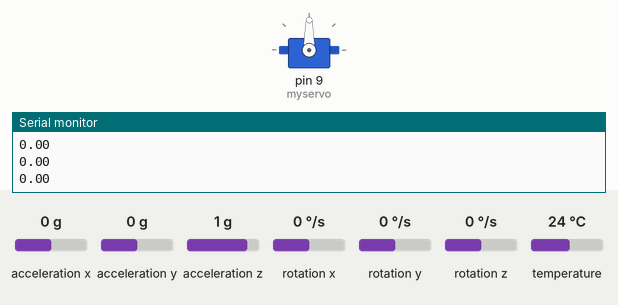
The sketch below on a simulated Arduino Leonardo, built with avr-gcc and run on an emulated ATmega32U4. Parts: servo, the last lines printed to the serial monitor. The test bench sets the inputs (shaded band); at power-on: acceleration y 0 g, acceleration z 1 g, acceleration x 0 g, rotation x 0 °/s, rotation y 0 °/s, rotation z 0 °/s, temperature 24 °C.

Above: at 1.3 s.
1.4 s: acceleration y set to -1.4 g
At 2.0 s:
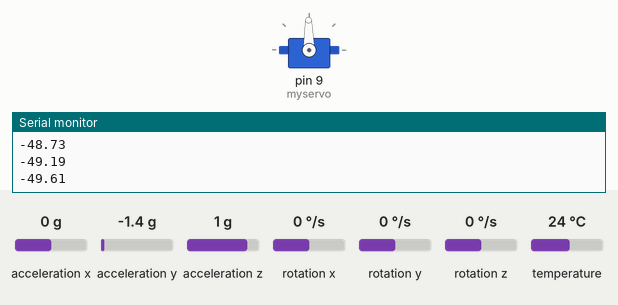
3.1 s: acceleration y set to 0.8 g
At 3.54 s:
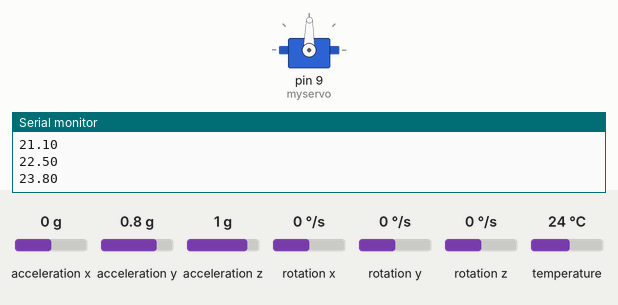
5.2 s: acceleration z set to 0 g
At 6.7 s:
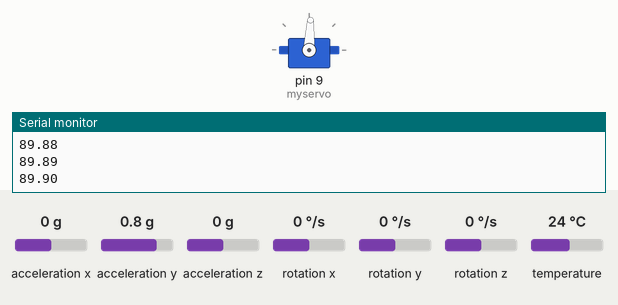
Timing chart, 0 to 8.2 s (numbered marks = the images above; inputs shaded):
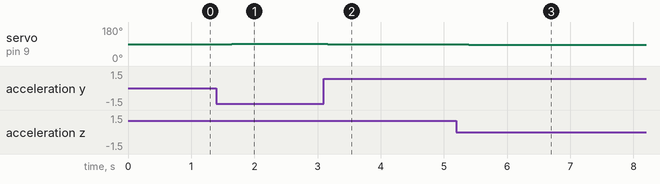

The sketch:

sketch_apr29a.ino
```cpp
#include <Servo.h>
Servo myservo;

#include <Adafruit_MPU6050.h>
#include <Adafruit_Sensor.h>
#include <Wire.h>

Adafruit_MPU6050 mpu;

float delta_T = 0.020;
int angulo_cero = 0;
float medicion1 = 0;


void setup() {
  Serial.begin(115200);
  Wire.setWireTimeout(20000, true);
  myservo.attach(9);  // attaches the servo on pin 9 to the Servo object
  while (!Serial)
     delay(10); // will pause Zero, Leonardo, etc until serial console opens

  // Serial.println("Adafruit MPU6050 test!");

  // Try to initialize!
  if (!mpu.begin()) {
    // Serial.println("Failed to find MPU6050 chip");
    while (1) {
      delay(10);
    }
  }
  Serial.println("MPU6050 Found!");

  mpu.setAccelerometerRange(MPU6050_RANGE_8_G);
  // Serial.print("Accelerometer range set to: ");
  switch (mpu.getAccelerometerRange()) {
  case MPU6050_RANGE_2_G:
    Serial.println("+-2G");
    break;
  case MPU6050_RANGE_4_G:
    Serial.println("+-4G");
    break;
  case MPU6050_RANGE_8_G:
    Serial.println("+-8G");
    break;
  case MPU6050_RANGE_16_G:
    Serial.println("+-16G");
    break;
  }
  mpu.setGyroRange(MPU6050_RANGE_500_DEG);
  // Serial.print("Gyro range set to: ");
  switch (mpu.getGyroRange()) {
  case MPU6050_RANGE_250_DEG:
    Serial.println("+- 250 deg/s");
    break;
  case MPU6050_RANGE_500_DEG:
    Serial.println("+- 500 deg/s");
    break;
  case MPU6050_RANGE_1000_DEG:
    Serial.println("+- 1000 deg/s");
    break;
  case MPU6050_RANGE_2000_DEG:
    Serial.println("+- 2000 deg/s");
    break;
  }

  mpu.setFilterBandwidth(MPU6050_BAND_44_HZ);
  Serial.print("Filter bandwidth set to: ");
  switch (mpu.getFilterBandwidth()) {
  case MPU6050_BAND_260_HZ:
    Serial.println("260 Hz");
    break;
  case MPU6050_BAND_184_HZ:
    Serial.println("184 Hz");
    break;
  case MPU6050_BAND_94_HZ:
    Serial.println("94 Hz");
    break;
  case MPU6050_BAND_44_HZ:
    Serial.println("44 Hz");
    break;
  case MPU6050_BAND_21_HZ:
    Serial.println("21 Hz");
    break;
  case MPU6050_BAND_10_HZ:
    Serial.println("10 Hz");
    break;
  case MPU6050_BAND_5_HZ:
    Serial.println("5 Hz");
    break;
  }
  delay(100);
}

void matlab_send(float* datos, size_t cantidad) {
  Serial.write("abcd");  // header fijo para identificar el inicio del paquete

  for (size_t i = 0; i < cantidad; i++) {
    byte* b = (byte*) &datos[i];
    Serial.write(b, 4);  // Cada float ocupa 4 bytes
  }
}

void loop() {
  unsigned long contador_inicial = micros();

  static float ang_tot = 0.0;
  static float error_anterior = 0;
  static float u_anterior = 0;
  float referencia = 0;
  const float alpha = 0.08;  // Peso del acelerómetro

  unsigned long t0 = micros();  // <- ahora antes de leer el sensor

  // 1) Leer IMU
  sensors_event_t a, g, temp;
  mpu.getEvent(&a, &g, &temp);

  // 2) Calcular dt real en segundos
  unsigned long dt_us = micros() - t0;
  float dt = dt_us * 1e-6;

  // 3) Integrar giroscopio (convierto rad/s a grados/s)
  float gyro_rate = g.gyro.x * 180.0 / PI;
  float ang_g = ang_tot + gyro_rate * dt;

  // 4) Calcular ángulo por acelerómetro
  float ang_a = atan2(a.acceleration.y, a.acceleration.z) * 180.0 / PI;

  // 5) Filtro complementario (según imagen)
  if (!isnan(ang_a) && abs(ang_a) <= 90) {
    ang_tot = (1 - alpha) * ang_g + alpha * ang_a;
  }

  Serial.println(ang_tot);
  // Si la lectura es inválida o extrema, no se actualiza ang_tot

  float error = referencia - ang_tot;


  float u = 0.03 * (error - error_anterior) + u_anterior;

  int angulo_default = 90;
  myservo.write(u + angulo_default);

  u_anterior = u;
  error_anterior = error;

  unsigned long tiempo_de_Tareas = micros() - contador_inicial;
  long tiempo_restante = 20000L - tiempo_de_Tareas;

  if (tiempo_restante > 1000) {
    delay(tiempo_restante / 1000); // en milisegundos
    delayMicroseconds(tiempo_restante % 1000); // el resto en microsegundos
  } else if (tiempo_restante > 0) {
    delayMicroseconds(tiempo_restante);
  }
}
```

Measured:
- after the input at 1.4 s, servo on pin 9 (myservo): 90° → 91° after 0.24 s
- after the input at 3.1 s, servo on pin 9 (myservo): 91° → 90° after 0.06 s, → 89° 0.14 s later, → 88° 0.48 s later
- after the input at 5.2 s, servo on pin 9 (myservo): 88° → 87° after 0.19 s
